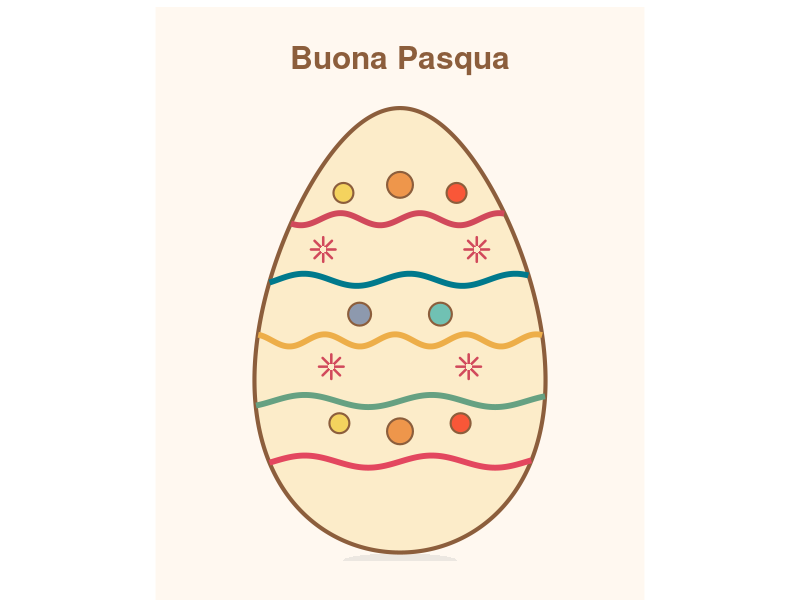

Generate this figure with R:
library(ggplot2)
library(dplyr)

# =========================================================
# UOVO DI PASQUA con ggplot2
# =========================================================
t <- seq(0, 2*pi, length.out = 1000)

egg <- tibble(
  x = sin(t) * (1 - 0.25 * cos(t)),  # 👈 cambia il segno qui
  y = cos(t)
) |>
  mutate(
    x = x * 0.7,
    y = y * 1.1 - 0.1
  )

# ---------------------------------------------------------
# Funzione: punti dentro l'uovo (IMPORTANTE)
# ---------------------------------------------------------
inside_egg <- function(x, y) {
  # stessa logica della forma (approssimata)
  ymax <- 1.05 * sqrt(pmax(0, 1 - (x / 0.75)^2)) - 0.1
  abs(y) < ymax
}

# ---------------------------------------------------------
# POIS (generati random ma filtrati dentro l’uovo)
# ---------------------------------------------------------

set.seed(42)

pois <- tibble(
  x = c(-0.28,  0.00,  0.28,
        -0.20,  0.20,
        -0.30,  0.00,  0.30),
  y = c( 0.58,  0.62,  0.58,
         -0.02,  -0.02,
         -0.56, -0.60, -0.56),
  size = c(6, 8, 6, 7, 7, 6, 8, 6),
  fill = c("#F4D35E", "#EE964B", "#F95738",
           "#8D99AE", "#70C1B3",
           "#F4D35E", "#EE964B", "#F95738")
)

# 4. Fiorellini semplici
flowers <- tibble(
  x = c(-0.38, 0.38, -0.34, 0.34),
  y = c(0.30, 0.30, -0.28, -0.28),
  size = c(7, 7, 7, 7)
)

# 5. Ombra sotto l'uovo
shadow <- tibble(
  x = seq(-0.40, 0.40, length.out = 300),
  y = -1.24 + 0.05 * sqrt(pmax(0, .5 - (seq(-0.38, 0.38, length.out = 300)/0.38)^2))
)

# ---------------------------------------------------------
# Bande decorative
# ---------------------------------------------------------
make_band <- function(y_center, amp = 0.03, freq = 12, phase = 0) {
  x <- seq(-0.9, 0.9, length.out = 1000)
  
  y <- y_center + amp * sin(freq * x + phase)
  
  # riporta y alla scala interna del parametro cos(t)
  u <- (y + 0.1) / 1.1
  
  # semi-larghezza dell'uovo a quella quota y
  xmax <- 0.7 * sqrt(pmax(0, 1 - u^2)) * (1 - 0.25 * u)
  
  tibble(
    x = x,
    y = ifelse(abs(x) <= xmax, y, NA)
  )
}

band1 <- make_band( 0.45, freq = 16)
band2 <- make_band( 0.15, freq = 12, phase = 1)
band3 <- make_band(-0.15, freq = 18, phase = 2)
band4 <- make_band(-0.45, freq = 10)
band5 <- make_band(-0.75, freq = 10)

# =========================================================
# PLOT
# =========================================================

ggplot() +
  annotate("rect", xmin = -1.5, xmax = 1.5, ymin = -1.5, ymax = 1.5,
           fill = "#FFF8F0", color = NA) +
  geom_polygon(data = shadow, aes(x, y),
               fill = "grey70", alpha = 0.25) +
  geom_polygon(data = egg, aes(x, y),
               fill = "#FCECC9",
               color = "#8C5E3C",
               linewidth = 1.4) +
  # bande
  geom_line(data = band1, aes(x, y), color = "#D1495B", linewidth = 2) +
  geom_line(data = band2, aes(x, y), color = "#00798C", linewidth = 2) +
  geom_line(data = band3, aes(x, y), color = "#EDAe49", linewidth = 2) +
  geom_line(data = band4, aes(x, y), color = "#66A182", linewidth = 2) +
  geom_line(data = band5, aes(x, y), color = "#E3475F", linewidth = 2) +
  
  # pois
  geom_point(data = pois,
             aes(x, y, size = size, fill = fill),
             shape = 21, color = "#8C5E3C", stroke = 1.1,
             show.legend = FALSE) +
  scale_fill_identity() +
  scale_size_identity() +
  
  # fiori (overlay sui pois)
  geom_point(data = flowers,
             aes(x, y),
             shape = 8, size = 5,
             color = "#D1495B", stroke = 1.3) +
  geom_point(data = flowers,
             aes(x, y),
             shape = 16, size = 1.8,
             color = "#FCECC9") +
  
  annotate("text", x = 0, y = 1.25,
           label = "Buona Pasqua",
           size = 8, fontface = "bold",
           color = "#8C5E3C") +
  
  coord_equal(xlim = c(-1.1, 1.1), ylim = c(-1.3, 1.4)) +
  theme_void()
  
# https://cran.r-project.org/web/packages/magick/vignettes/intro.html
